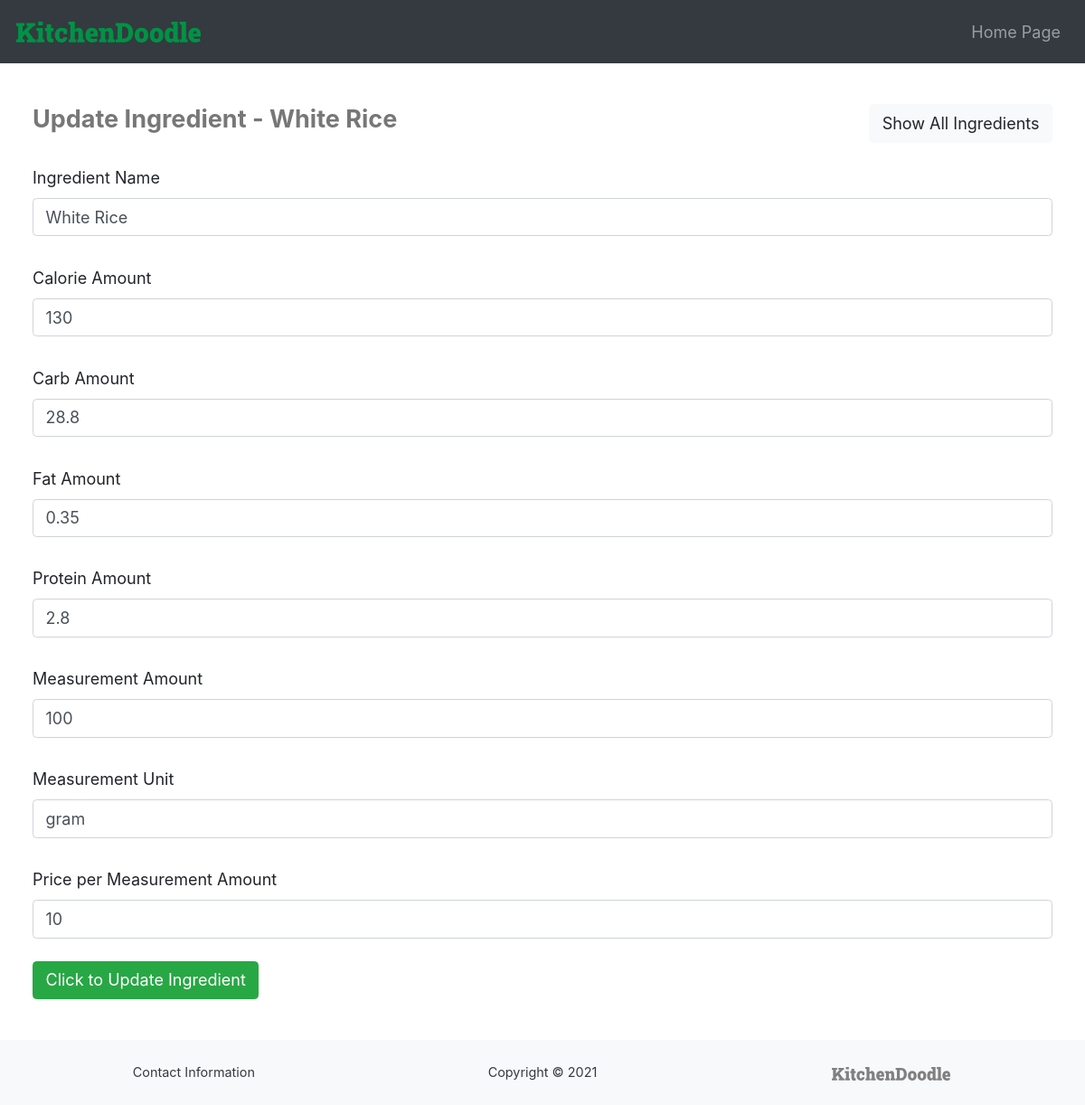
The page /ingredientUpdate.php?id=1 (signed in) on the database its author committed.
### tables this page shows
CREATE TABLE `ingredients` (
  `id` int(10) NOT NULL,
  `name` varchar(50) NOT NULL,
  `calories` double NOT NULL,
  `carbs` double NOT NULL,
  `fat` double NOT NULL,
  `protein` double NOT NULL,
  `measurement_unit` varchar(20) NOT NULL,
  `measurement_amount` double NOT NULL,
  `current_amount` double DEFAULT NULL,
  `current_amount_unit` varchar(30) DEFAULT NULL,
  `price` double DEFAULT NULL
);

### ingredientUpdate.php (the view, shortened to what this page needs)
    <?php
if(
    isset($_SESSION['emp_email']) &&
    !empty($_SESSION['emp_email'])
){
    $id = $_GET['id'];
    $name = "";
    $calories = 0;
    $fat = 0;
    $carbs = 0;
    $protein = 0;
    $price = 0;
    $amount = 0;
    $unit = "";
    try{
        $conn = new PDO("mysql:host=localhost:3306;dbname=kitchendoodle_db;", "root", "");
        $conn->setAttribute(PDO::ATTR_ERRMODE, PDO::ERRMODE_EXCEPTION);
        $querystring = "SELECT * FROM ingredients WHERE id=$id";
        $returnobj = $conn->query($querystring);
        if($returnobj->rowCount()==1){
            foreach($returnobj as $row){
                $name = $row['name'];
                $calories = $row['calories'];
                $fat = $row['fat'];
                $carbs = $row['carbs'];
                $protein = $row['protein'];
                $price = $row['price'];
                $amount = $row['measurement_amount'];
                $unit = $row['measurement_unit'];
            }
        }
    }
    catch(PDOException $ex){
        ?>
            <script>location.assign("ingredientList.php");</script>
        <?php
    }
    ?>
    <!DOCTYPE html>
    <html lang="en">
    <head>
        <link rel="stylesheet" href="https://maxcdn.bootstrapcdn.com/bootstrap/4.5.2/css/bootstrap.min.css">
        <link rel="stylesheet" href="https://use.fontawesome.com/releases/v5.7.0/css/all.css">
        <link href="css/style.css" rel="stylesheet">
        <link href="css/style-employee-general.css" rel="stylesheet">
    </head>
    <body>
        <nav class="navbar navbar-expand-md navbar-dark bg-dark">
            <a href="employeeHome.php" class="navbar-brand"> <img src="images/kd-logo-full-green.svg" alt="KD" class="navbar-brand-image"> </a>
            <div class="navbar-collapse">
                <ul class="navbar-nav ml-auto">
                    <li class="nav-item">
                        <a href="employeeHome.php" class="nav-link" > Home Page </a>
                    </li>
                </ul>
            </div>
        </nav>
        <div class="container-fluid content main-container">
            <div class="d-flex justify-content-between align-items-center" style="margin-bottom: 1em;">
                <h4> Update Ingredient - <?php echo $name ?> </h4>
                <input type="button" class="btn btn-light" value="Show All Ingredients" onclick="redirect('ingredientsList.php')">
            </div>
            <div>
                <form action="ingredientUpdateProcess.php" method="post">
                    <div class="form-group">
                        <label for="name">Ingredient Name</label>
                        <input class="form-control" type="text" id="name" name="name" value="<?php echo $name ?>" placeholder="Enter ingredient name">
                    </div>
                    <div class="form-group">
                        <label for="calorie">Calorie Amount</label>
                        <input class="form-control" type="number" step="0.01" id="calorie" name="calorie" value="<?php echo $calories ?>" placeholder="Enter calorie amount">
                    </div>
                    <div class="form-group">
                        <label for="carb">Carb Amount</label>
                        <input class="form-control" type="number" step="0.01" id="carb" name="carb" value="<?php echo $carbs ?>" placeholder="Enter carb amount">
                    </div>
                    <div class="form-group">
                        <label for="fat">Fat Amount</label>
                        <input class="form-control" type="number" step="0.01" id="fat" name="fat" value="<?php echo $fat ?>" placeholder="Enter fat amount">
                    </div>
                    <div class="form-group">
                        <label for="protein">Protein Amount</label>
                        <input class="form-control" type="number" step="0.01" id="protein" name="protein" value="<?php echo $protein ?>" placeholder="Enter protein amount">
                    </div>
                    <div class="form-group">
                        <label for="measure_amount">Measurement Amount</label>
                        <input class="form-control" type="number" step="0.01" id="measure_amount" name="measure_amount" value="<?php echo $amount ?>" placeholder="Enter measurement amount">
                    </div>
                    <div class="form-group">
                        <label for="measure_unit">Measurement Unit</label>
                        <input class="form-control" type="text" id="measure_unit" name="measure_unit" value="<?php echo $unit ?>" placeholder="Enter measurement unit">
                    </div>
                    <div class="form-group">
                        <label for="price">Price per Measurement Amount</label>
                        <input class="form-control" type="number" step="0.01" id="price" name="price" value="<?php echo $price ?>" placeholder="Enter price per measurement amount">
                    </div>
                    <input class="btn btn-success" type="submit" value="Click to Update Ingredient">
                </form>
            </div>
        </div>
        <footer>
            <div class="row no-gutters text-center text-dark bg-light custom-footer">
                <div class="col-sm-4">
                    Contact Information
                </div>
                <div class="col-sm-4">
                    Copyright © 2021
                </div>
                <div class="col-sm-4">
                    <a href="index.html" class="">
                        <img src="images/kd-logo-full-grey.svg" alt="KD" class="footer-logo">
                    </a>
                </div>
            </div>
        </footer>
    </body>
    </html>
    <?php
}
else{
    ?>
        <script> location.assign("employeeLogin.php") </script>
    <?php
}
?>

### css/style.css (style rules this page uses)
:root { font-size: 18px; --clr-primary-900: #009245; --clr-primary-600: #AFD7A9; --clr-bs-primary: #0275d8; --clr-bs-success: #5cb85c; --clr-bs-info: #5bc0de; --clr-bs-warning: #f0ad4e; --clr-bs-danger: #d9534f; --clr-bs-dark: #292b2c; --clr-bs-light: #f7f7f7; --clr-bs-primary-pop: #007bff; --clr-bs-success-pop: #28a745; --clr-bs-info-pop: #17a2b8; --clr-bs-warning-pop: #ffc107; --clr-bs-danger-pop: #dc3545; --clr-bs-dark-pop: #343a40; --clr-bs-light-pop: #f8f9fa; --clr-bs-success-light: #c3e6cb; --clr-bs-info-light: #d1ecf1; --clr-bs-warning-light: #fff3cd; --clr-bs-danger-light: #f8d7da; --clr-bs-success-deep: #155724; --clr-bs-info-deep: #0c5460; --clr-bs-warning-deep: #856404; --clr-bs-danger-deep: #721c24; --clr-bs-nav-dark: #353b41; --font-roboto-slab: "Roboto Slab", serif; --font-roboto: "Roboto", sans-serif; }
html { height: 100%; width: 100%; }
body { min-height: 100%; display: flex; flex-direction: column; }
.container-fluid { --padding: 1em; padding-left: var(--padding); padding-right: var(--padding); }
nav { min-width: inherit; }
.navbar-brand { padding-bottom: 0.4em; }
.navbar-brand-image { height: 1em; }
.navbar li { padding-left: 0.8em; padding-top: 0.2em; padding-bottom: 0.2em; }
.content { flex: 1 0 auto; }
.custom-footer { font-size: 0.8em; padding: 1.5em; width: 100%; margin-top: auto; flex-shrink: 0; }
.custom-footer div { padding-top: 0.25em; padding-bottom: 0.25em; }
.footer-logo { height: 1em; }
h4 { font-weight: bold; color: var(--clr-bs-nav-dark); }

### css/style-employee-general.css (style rules this page uses)
.main-container { padding: 2.5em 2em; display: flex; flex-direction: column; }
h4 { font-weight: bold; color: #777; }

### ingredientUpdate.php (style rules this page uses)
.form-group { padding: 0.4em 0em; }

### rows shown on the page
ingredients: name "White Rice", calorie "130", carb "28.8", fat "0.35", protein "2.8", measure_amount "100", measure_unit "gram", price "10"
